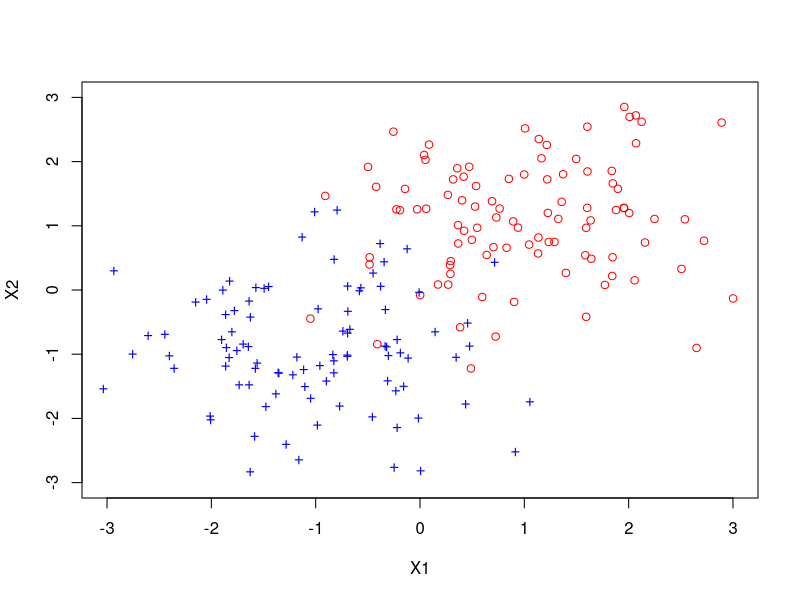
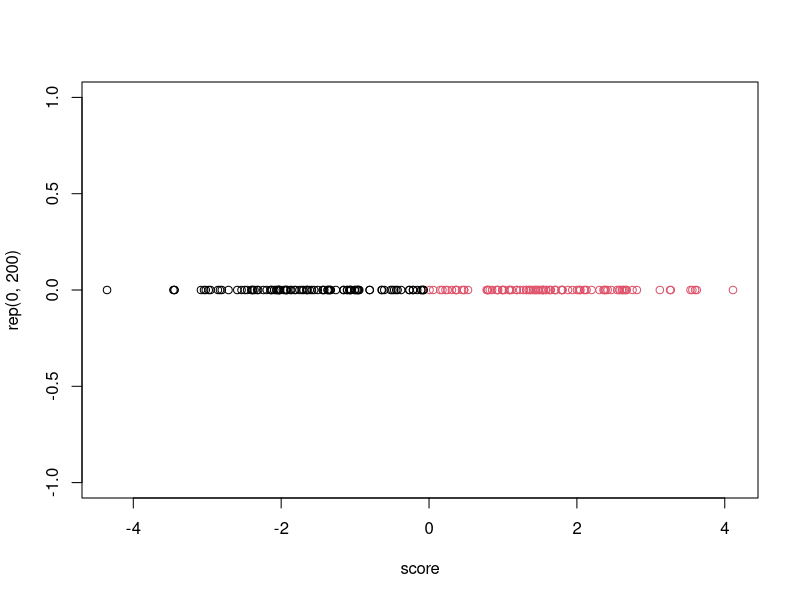

R code for these plots, in order:
X1<-c(rnorm(100,mean=1,sd=1),rnorm(100,mean=-1,sd=1))
X2<-c(rnorm(100,mean=1,sd=1),rnorm(100,mean=-1,sd=1))
donnees<-data.frame(X1,X2)

Y<-factor(c(rep(1,100),rep(0,100)))

plot(donnees[1:100,1],donnees[1:100,2],col="red",xlim=c(-3,3),ylim=c(-3,3),xlab="X1",ylab="X2")
points(donnees[101:200,1],donnees[101:200,2],pch='+',col="blue",xlim=c(-3,3),ylim=c(-3,3),xlab="X1",ylab="X2")

donnees1 <- data.frame(cbind(donnees,Y))

mu0 <- c(mean(X1[1:100]),mean(X2[1:100]))
mu1 <- c(mean(X1[101:200]),mean(X2[101:200]))
n <- nrow(donnees)
Sig <- 99/(n-2)*(cov(donnees[1:100,])+cov(donnees[101:200,]))
S <- (mu1-mu0)%*%t(mu1-mu0)
eigen(solve(Sig)%*%S)
w1 <- eigen(solve(Sig)%*%S)$vectors[,1]
w2 <- w1/sqrt(t(w1)%*%(Sig)%*%w1)
t(w2)%*%Sig%*%w2

library(MASS)
model <- lda(Y~.,data=donnees1)

prev <- predict(model)
Yhat <- prev$class
score <- prev$x

plot(score,rep(0,200),col=as.numeric(Yhat))



#on peut retrouver les scores en centrant les donnees de maniere a ce que le centre entre les centres de gravite (pondere par prior) soit en 0
w <- model$scaling
model$score[1]
prev <- predict(model)$x
donnees2 <- donnees-matrix(rep((mu0+mu1)/2,n),ncol=2,byrow=T)
prev1 <- apply(donnees2*matrix(rep((w),n),ncol=2,byrow=T),1,sum)
prev/prev1
